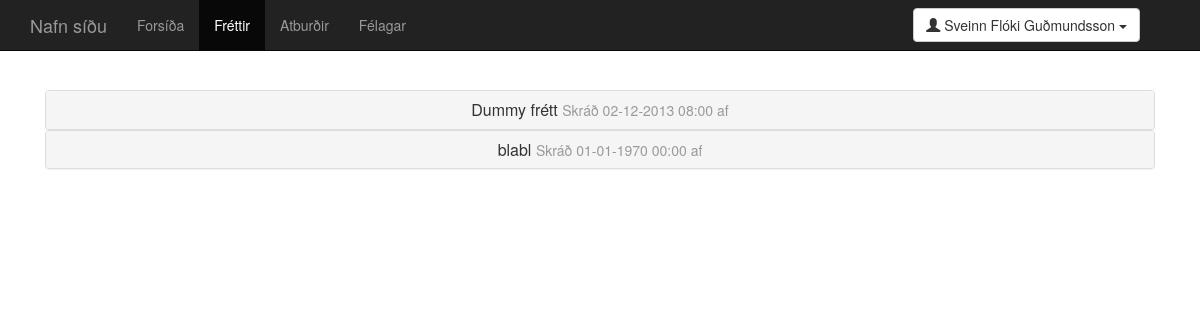
The app's page /news.php (signed in), older data.
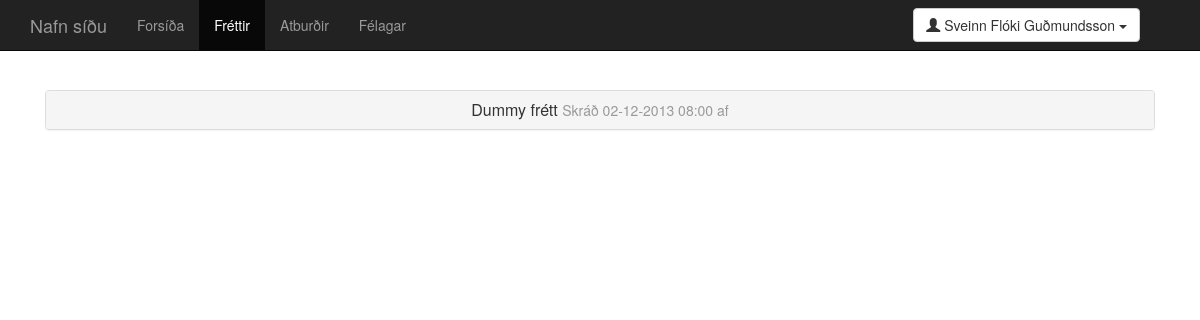
The same page, newer data.
### tables this page shows
CREATE TABLE 'news' (
  'news_id' integer NOT NULL,
  'title' text,
  'description' text,
  'date_created' integer,
  'date_edited' integer,
  'creator' integer,
  'last_editor' integer,
  PRIMARY KEY ('news_id')
);

### news.php (the view, shortened to what this page needs)
<?php
require_once "php/head.php";
?>
<!DOCTYPE html>
<html lang="is">
  <head>
    <link href="dist/css/bootstrap.css" rel="stylesheet">
    <link href="css/main.css" rel="stylesheet">
  </head>
  <body>
<?php
require_once "parts/navbar.php";
?>
    <div class="container">
      <div class="starter-template">
 <?php
$temp_counter = 0;
$result = $db->query("SELECT title,description,date_created,date_edited,creator,last_editor FROM news ORDER BY date_created desc;");
foreach($result as $row_data) {
  $temp_counter++;
  $title = $row_data["title"];
  $date_created = date("d-m-Y H:i", $row_data["date_created"]);
  $description = nl2br($row_data["description"]);
  echo <<<_END
      <div class="panel-group" id="accordion">
        <div class="panel panel-default">
          <div class="panel-heading">
          <h3 class="panel-title">
            <a class="accordion-toggle" data-toggle="collapse" data-parent="#accordion" href="#collapse$temp_counter">
              $title <small>Skráð $date_created af <nafn></small>
            </a>
          </h3>
          </div>
          <div id="collapse$temp_counter" class="panel-collapse collapse">
            <div class="panel-body">
              <p>
              $description
              </p>
            </div>
          </div>
        </div>
      </div>
_END;
}
?>
    </div>
  </body>
</html>

Row changes from the older to the newer data that the page shows:
removed news: title "blabl", date_created "01-01-1970 00:00"
